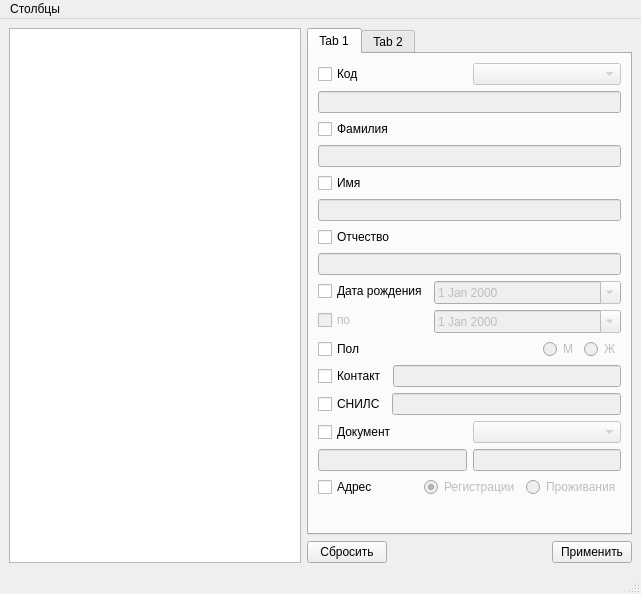
<?xml version="1.0" encoding="UTF-8"?>
<ui version="4.0">
 <class>Search_window</class>
 <widget class="QMainWindow" name="Search_window">
  <property name="geometry">
   <rect>
    <x>0</x>
    <y>0</y>
    <width>641</width>
    <height>594</height>
   </rect>
  </property>
  <property name="windowTitle">
   <string>MainWindow</string>
  </property>
  <widget class="QWidget" name="centralwidget">
   <layout class="QGridLayout" name="gridLayout">
    <item row="0" column="1">
     <layout class="QGridLayout" name="gridLayout_2">
      <item row="0" column="1">
       <widget class="QTabWidget" name="tabWidget">
        <property name="currentIndex">
         <number>0</number>
        </property>
        <widget class="QWidget" name="tab_3">
         <attribute name="title">
          <string>Tab 1</string>
         </attribute>
         <layout class="QGridLayout" name="gridLayout_3">
          <item row="3" column="0">
           <layout class="QVBoxLayout" name="firstName_layout">
            <item>
             <widget class="QCheckBox" name="firstName_checkBox">
              <property name="text">
               <string>Имя</string>
              </property>
             </widget>
            </item>
            <item>
             <widget class="QLineEdit" name="firstName_edit">
              <property name="enabled">
               <bool>false</bool>
              </property>
             </widget>
            </item>
           </layout>
          </item>
          <item row="1" column="0">
           <layout class="QGridLayout" name="id_layout">
            <item row="0" column="0">
             <widget class="QCheckBox" name="id_checkBox">
              <property name="text">
               <string>Код</string>
              </property>
             </widget>
            </item>
            <item row="0" column="1">
             <widget class="QComboBox" name="id_selecter">
              <property name="enabled">
               <bool>false</bool>
              </property>
              <property name="styleSheet">
               <string notr="true">.QComboBox:disabled {

}</string>
              </property>
              <property name="editable">
               <bool>false</bool>
              </property>
              <property name="sizeAdjustPolicy">
               <enum>QComboBox::AdjustToMinimumContentsLength</enum>
              </property>
              <property name="duplicatesEnabled">
               <bool>false</bool>
              </property>
             </widget>
            </item>
            <item row="1" column="0" colspan="2">
             <widget class="QLineEdit" name="id_edit">
              <property name="enabled">
               <bool>false</bool>
              </property>
             </widget>
            </item>
           </layout>
          </item>
          <item row="2" column="0">
           <layout class="QVBoxLayout" name="lastName_layout">
            <item>
             <widget class="QCheckBox" name="lastName_checkBox">
              <property name="text">
               <string>Фамилия</string>
              </property>
             </widget>
            </item>
            <item>
             <widget class="QLineEdit" name="lastName_edit">
              <property name="enabled">
               <bool>false</bool>
              </property>
             </widget>
            </item>
           </layout>
          </item>
          <item row="6" column="0">
           <layout class="QHBoxLayout" name="sex_layout">
            <item>
             <widget class="QCheckBox" name="sex_checkBox">
              <property name="text">
               <string>Пол</string>
              </property>
             </widget>
            </item>
            <item>
             <layout class="QHBoxLayout" name="sex_group_layout">
              <item>
               <spacer name="horizontalSpacer_2">
                <property name="orientation">
                 <enum>Qt::Horizontal</enum>
                </property>
                <property name="sizeHint" stdset="0">
                 <size>
                  <width>40</width>
                  <height>20</height>
                 </size>
                </property>
               </spacer>
              </item>
              <item>
               <widget class="QRadioButton" name="sex_male">
                <property name="enabled">
                 <bool>false</bool>
                </property>
                <property name="text">
                 <string>М</string>
                </property>
                <property name="checked">
                 <bool>true</bool>
                </property>
               </widget>
              </item>
              <item>
               <widget class="QRadioButton" name="sex_female">
                <property name="enabled">
                 <bool>false</bool>
                </property>
                <property name="text">
                 <string>Ж</string>
                </property>
               </widget>
              </item>
             </layout>
            </item>
           </layout>
          </item>
          <item row="5" column="0">
           <layout class="QFormLayout" name="formLayout">
            <item row="0" column="0">
             <widget class="QCheckBox" name="birthDate_checkBox">
              <property name="text">
               <string>Дата рождения</string>
              </property>
             </widget>
            </item>
            <item row="0" column="1">
             <widget class="QDateEdit" name="birthDate_edit_start">
              <property name="enabled">
               <bool>false</bool>
              </property>
              <property name="dateTime">
               <datetime>
                <hour>0</hour>
                <minute>0</minute>
                <second>0</second>
                <year>2000</year>
                <month>1</month>
                <day>1</day>
               </datetime>
              </property>
              <property name="calendarPopup">
               <bool>true</bool>
              </property>
             </widget>
            </item>
            <item row="1" column="1">
             <widget class="QDateEdit" name="birthDate_edit_end">
              <property name="enabled">
               <bool>false</bool>
              </property>
              <property name="calendarPopup">
               <bool>true</bool>
              </property>
             </widget>
            </item>
            <item row="1" column="0">
             <widget class="QCheckBox" name="birthDate_checkBox_end">
              <property name="enabled">
               <bool>false</bool>
              </property>
              <property name="text">
               <string>по</string>
              </property>
             </widget>
            </item>
           </layout>
          </item>
          <item row="7" column="0">
           <layout class="QHBoxLayout" name="contact_layout">
            <item>
             <widget class="QCheckBox" name="contact_checkBox">
              <property name="text">
               <string>Контакт</string>
              </property>
             </widget>
            </item>
            <item>
             <widget class="QLineEdit" name="contact_edit">
              <property name="enabled">
               <bool>false</bool>
              </property>
             </widget>
            </item>
           </layout>
          </item>
          <item row="4" column="0">
           <layout class="QVBoxLayout" name="patrName_layout">
            <item>
             <widget class="QCheckBox" name="patrName_checkBox">
              <property name="text">
               <string>Отчество</string>
              </property>
             </widget>
            </item>
            <item>
             <widget class="QLineEdit" name="patrName_edit">
              <property name="enabled">
               <bool>false</bool>
              </property>
             </widget>
            </item>
           </layout>
          </item>
          <item row="8" column="0">
           <layout class="QHBoxLayout" name="snils_layout">
            <item>
             <widget class="QCheckBox" name="snils_checkBox">
              <property name="text">
               <string>СНИЛС</string>
              </property>
             </widget>
            </item>
            <item>
             <widget class="QLineEdit" name="snils_edit">
              <property name="enabled">
               <bool>false</bool>
              </property>
             </widget>
            </item>
           </layout>
          </item>
          <item row="9" column="0">
           <layout class="QGridLayout" name="document_layout">
            <item row="0" column="1">
             <widget class="QComboBox" name="document_selecter">
              <property name="enabled">
               <bool>false</bool>
              </property>
             </widget>
            </item>
            <item row="0" column="0">
             <widget class="QCheckBox" name="document_checkBox">
              <property name="text">
               <string>Документ</string>
              </property>
             </widget>
            </item>
            <item row="1" column="0">
             <widget class="QLineEdit" name="document_serial">
              <property name="enabled">
               <bool>false</bool>
              </property>
             </widget>
            </item>
            <item row="1" column="1">
             <widget class="QLineEdit" name="document_number">
              <property name="enabled">
               <bool>false</bool>
              </property>
             </widget>
            </item>
           </layout>
          </item>
          <item row="11" column="0">
           <spacer name="verticalSpacer">
            <property name="orientation">
             <enum>Qt::Vertical</enum>
            </property>
            <property name="sizeHint" stdset="0">
             <size>
              <width>20</width>
              <height>40</height>
             </size>
            </property>
           </spacer>
          </item>
          <item row="10" column="0">
           <layout class="QGridLayout" name="address_Layout">
            <item row="0" column="2">
             <layout class="QHBoxLayout" name="horizontalLayout">
              <item>
               <widget class="QRadioButton" name="address_type_reg">
                <property name="enabled">
                 <bool>false</bool>
                </property>
                <property name="text">
                 <string>Регистрации</string>
                </property>
                <property name="checked">
                 <bool>true</bool>
                </property>
               </widget>
              </item>
              <item>
               <widget class="QRadioButton" name="address_type_stay">
                <property name="enabled">
                 <bool>false</bool>
                </property>
                <property name="text">
                 <string>Проживания</string>
                </property>
               </widget>
              </item>
             </layout>
            </item>
            <item row="0" column="0">
             <widget class="QCheckBox" name="address_checkBox">
              <property name="text">
               <string>Адрес</string>
              </property>
             </widget>
            </item>
            <item row="0" column="1">
             <spacer name="horizontalSpacer_3">
              <property name="orientation">
               <enum>Qt::Horizontal</enum>
              </property>
              <property name="sizeHint" stdset="0">
               <size>
                <width>40</width>
                <height>20</height>
               </size>
              </property>
             </spacer>
            </item>
           </layout>
          </item>
         </layout>
        </widget>
        <widget class="QWidget" name="tab_4">
         <attribute name="title">
          <string>Tab 2</string>
         </attribute>
        </widget>
       </widget>
      </item>
      <item row="1" column="1">
       <layout class="QHBoxLayout" name="horizontalLayout_5">
        <item>
         <widget class="QPushButton" name="pushButton_2">
          <property name="text">
           <string>Сбросить</string>
          </property>
         </widget>
        </item>
        <item>
         <spacer name="horizontalSpacer">
          <property name="orientation">
           <enum>Qt::Horizontal</enum>
          </property>
          <property name="sizeHint" stdset="0">
           <size>
            <width>40</width>
            <height>20</height>
           </size>
          </property>
         </spacer>
        </item>
        <item>
         <widget class="QPushButton" name="ok_search_button">
          <property name="text">
           <string>Применить</string>
          </property>
         </widget>
        </item>
       </layout>
      </item>
     </layout>
    </item>
    <item row="0" column="0">
     <widget class="QTableView" name="tableView">
      <property name="alternatingRowColors">
       <bool>true</bool>
      </property>
      <attribute name="verticalHeaderVisible">
       <bool>false</bool>
      </attribute>
      <attribute name="verticalHeaderDefaultSectionSize">
       <number>23</number>
      </attribute>
      <attribute name="verticalHeaderHighlightSections">
       <bool>false</bool>
      </attribute>
     </widget>
    </item>
   </layout>
  </widget>
  <widget class="QMenuBar" name="menubar">
   <property name="geometry">
    <rect>
     <x>0</x>
     <y>0</y>
     <width>641</width>
     <height>21</height>
    </rect>
   </property>
   <widget class="QMenu" name="menu">
    <property name="title">
     <string>Столбцы</string>
    </property>
    <widget class="QMenu" name="menu_2">
     <property name="title">
      <string>Пациент</string>
     </property>
     <addaction name="separator"/>
     <addaction name="menu_Client_id"/>
     <addaction name="menu_Client_lastName"/>
     <addaction name="menu_Client_firstName"/>
     <addaction name="menu_Client_patrName"/>
     <addaction name="menu_Client_birthDate"/>
     <addaction name="menu_Client_age"/>
     <addaction name="menu_Client_sex"/>
     <addaction name="menu_Client_SNILS"/>
     <addaction name="menu_Client_bloodType"/>
    </widget>
    <widget class="QMenu" name="menu_3">
     <property name="title">
      <string>Адрес</string>
     </property>
     <addaction name="menu_Address_type"/>
     <addaction name="menu_Address_numApartment"/>
     <addaction name="menu_Address_numHome"/>
     <addaction name="menu_Address_street"/>
     <addaction name="menu_Address_city"/>
     <addaction name="menu_Address_area"/>
    </widget>
    <addaction name="menu_2"/>
    <addaction name="menu_3"/>
   </widget>
   <addaction name="menu"/>
  </widget>
  <widget class="QStatusBar" name="statusbar">
   <property name="enabled">
    <bool>true</bool>
   </property>
  </widget>
  <action name="menu_Client_lastName">
   <property name="checkable">
    <bool>true</bool>
   </property>
   <property name="checked">
    <bool>true</bool>
   </property>
   <property name="text">
    <string>Фамилия</string>
   </property>
  </action>
  <action name="menu_Client_firstName">
   <property name="checkable">
    <bool>true</bool>
   </property>
   <property name="text">
    <string>Имя</string>
   </property>
  </action>
  <action name="menu_Client_patrName">
   <property name="checkable">
    <bool>true</bool>
   </property>
   <property name="enabled">
    <bool>true</bool>
   </property>
   <property name="text">
    <string>Отчество</string>
   </property>
   <property name="menuRole">
    <enum>QAction::TextHeuristicRole</enum>
   </property>
  </action>
  <action name="menu_Client_id">
   <property name="checkable">
    <bool>true</bool>
   </property>
   <property name="checked">
    <bool>true</bool>
   </property>
   <property name="text">
    <string>Ид</string>
   </property>
   <property name="iconVisibleInMenu">
    <bool>false</bool>
   </property>
   <property name="priority">
    <enum>QAction::NormalPriority</enum>
   </property>
  </action>
  <action name="menu_Client_birthDate">
   <property name="checkable">
    <bool>true</bool>
   </property>
   <property name="text">
    <string>Дата рождения</string>
   </property>
  </action>
  <action name="menu_Client_sex">
   <property name="checkable">
    <bool>true</bool>
   </property>
   <property name="text">
    <string>Пол</string>
   </property>
  </action>
  <action name="menu_Client_SNILS">
   <property name="checkable">
    <bool>true</bool>
   </property>
   <property name="checked">
    <bool>true</bool>
   </property>
   <property name="text">
    <string>Снилс</string>
   </property>
  </action>
  <action name="menu_Client_bloodType">
   <property name="checkable">
    <bool>true</bool>
   </property>
   <property name="text">
    <string>Группа крови</string>
   </property>
  </action>
  <action name="menu_Address_type">
   <property name="checkable">
    <bool>true</bool>
   </property>
   <property name="checked">
    <bool>false</bool>
   </property>
   <property name="text">
    <string>Тип</string>
   </property>
  </action>
  <action name="menu_Address_numApartment">
   <property name="checkable">
    <bool>true</bool>
   </property>
   <property name="checked">
    <bool>false</bool>
   </property>
   <property name="text">
    <string>Номер квартиры</string>
   </property>
  </action>
  <action name="menu_Address_numHome">
   <property name="checkable">
    <bool>true</bool>
   </property>
   <property name="text">
    <string>Номер дома</string>
   </property>
  </action>
  <action name="menu_Address_street">
   <property name="checkable">
    <bool>true</bool>
   </property>
   <property name="text">
    <string>Улица</string>
   </property>
  </action>
  <action name="menu_Address_city">
   <property name="checkable">
    <bool>true</bool>
   </property>
   <property name="text">
    <string>Город</string>
   </property>
   <property name="autoRepeat">
    <bool>true</bool>
   </property>
  </action>
  <action name="action_17">
   <property name="text">
    <string>Пол</string>
   </property>
  </action>
  <action name="menu_Client_age">
   <property name="checkable">
    <bool>true</bool>
   </property>
   <property name="checked">
    <bool>false</bool>
   </property>
   <property name="text">
    <string>Возраст</string>
   </property>
  </action>
  <action name="menu_Address_area">
   <property name="checkable">
    <bool>true</bool>
   </property>
   <property name="text">
    <string>Область</string>
   </property>
  </action>
 </widget>
 <resources/>
 <connections>
  <connection>
   <sender>lastName_checkBox</sender>
   <signal>clicked(bool)</signal>
   <receiver>lastName_edit</receiver>
   <slot>setEnabled(bool)</slot>
   <hints>
    <hint type="sourcelabel">
     <x>475</x>
     <y>125</y>
    </hint>
    <hint type="destinationlabel">
     <x>475</x>
     <y>149</y>
    </hint>
   </hints>
  </connection>
  <connection>
   <sender>firstName_checkBox</sender>
   <signal>clicked(bool)</signal>
   <receiver>firstName_edit</receiver>
   <slot>setEnabled(bool)</slot>
   <hints>
    <hint type="sourcelabel">
     <x>475</x>
     <y>176</y>
    </hint>
    <hint type="destinationlabel">
     <x>475</x>
     <y>200</y>
    </hint>
   </hints>
  </connection>
  <connection>
   <sender>patrName_checkBox</sender>
   <signal>clicked(bool)</signal>
   <receiver>patrName_edit</receiver>
   <slot>setEnabled(bool)</slot>
   <hints>
    <hint type="sourcelabel">
     <x>475</x>
     <y>227</y>
    </hint>
    <hint type="destinationlabel">
     <x>475</x>
     <y>251</y>
    </hint>
   </hints>
  </connection>
  <connection>
   <sender>sex_checkBox</sender>
   <signal>clicked(bool)</signal>
   <receiver>sex_male</receiver>
   <slot>setEnabled(bool)</slot>
   <hints>
    <hint type="sourcelabel">
     <x>356</x>
     <y>334</y>
    </hint>
    <hint type="destinationlabel">
     <x>560</x>
     <y>334</y>
    </hint>
   </hints>
  </connection>
  <connection>
   <sender>sex_checkBox</sender>
   <signal>clicked(bool)</signal>
   <receiver>sex_female</receiver>
   <slot>setEnabled(bool)</slot>
   <hints>
    <hint type="sourcelabel">
     <x>356</x>
     <y>334</y>
    </hint>
    <hint type="destinationlabel">
     <x>598</x>
     <y>334</y>
    </hint>
   </hints>
  </connection>
  <connection>
   <sender>contact_checkBox</sender>
   <signal>clicked(bool)</signal>
   <receiver>contact_edit</receiver>
   <slot>setEnabled(bool)</slot>
   <hints>
    <hint type="sourcelabel">
     <x>368</x>
     <y>363</y>
    </hint>
    <hint type="destinationlabel">
     <x>511</x>
     <y>363</y>
    </hint>
   </hints>
  </connection>
  <connection>
   <sender>snils_checkBox</sender>
   <signal>clicked(bool)</signal>
   <receiver>snils_edit</receiver>
   <slot>setEnabled(bool)</slot>
   <hints>
    <hint type="sourcelabel">
     <x>364</x>
     <y>391</y>
    </hint>
    <hint type="destinationlabel">
     <x>507</x>
     <y>391</y>
    </hint>
   </hints>
  </connection>
  <connection>
   <sender>birthDate_checkBox_end</sender>
   <signal>clicked(bool)</signal>
   <receiver>birthDate_edit_end</receiver>
   <slot>setEnabled(bool)</slot>
   <hints>
    <hint type="sourcelabel">
     <x>353</x>
     <y>304</y>
    </hint>
    <hint type="destinationlabel">
     <x>530</x>
     <y>305</y>
    </hint>
   </hints>
  </connection>
  <connection>
   <sender>document_checkBox</sender>
   <signal>clicked(bool)</signal>
   <receiver>document_serial</receiver>
   <slot>setEnabled(bool)</slot>
   <hints>
    <hint type="sourcelabel">
     <x>404</x>
     <y>419</y>
    </hint>
    <hint type="destinationlabel">
     <x>404</x>
     <y>445</y>
    </hint>
   </hints>
  </connection>
  <connection>
   <sender>document_checkBox</sender>
   <signal>clicked(bool)</signal>
   <receiver>document_number</receiver>
   <slot>setEnabled(bool)</slot>
   <hints>
    <hint type="sourcelabel">
     <x>404</x>
     <y>419</y>
    </hint>
    <hint type="destinationlabel">
     <x>547</x>
     <y>445</y>
    </hint>
   </hints>
  </connection>
  <connection>
   <sender>document_checkBox</sender>
   <signal>clicked(bool)</signal>
   <receiver>document_selecter</receiver>
   <slot>setEnabled(bool)</slot>
   <hints>
    <hint type="sourcelabel">
     <x>404</x>
     <y>419</y>
    </hint>
    <hint type="destinationlabel">
     <x>547</x>
     <y>419</y>
    </hint>
   </hints>
  </connection>
  <connection>
   <sender>address_checkBox</sender>
   <signal>clicked(bool)</signal>
   <receiver>address_type_reg</receiver>
   <slot>setEnabled(bool)</slot>
   <hints>
    <hint type="sourcelabel">
     <x>356</x>
     <y>473</y>
    </hint>
    <hint type="destinationlabel">
     <x>480</x>
     <y>473</y>
    </hint>
   </hints>
  </connection>
  <connection>
   <sender>address_checkBox</sender>
   <signal>clicked(bool)</signal>
   <receiver>address_type_stay</receiver>
   <slot>setEnabled(bool)</slot>
   <hints>
    <hint type="sourcelabel">
     <x>356</x>
     <y>473</y>
    </hint>
    <hint type="destinationlabel">
     <x>572</x>
     <y>473</y>
    </hint>
   </hints>
  </connection>
 </connections>
</ui>
